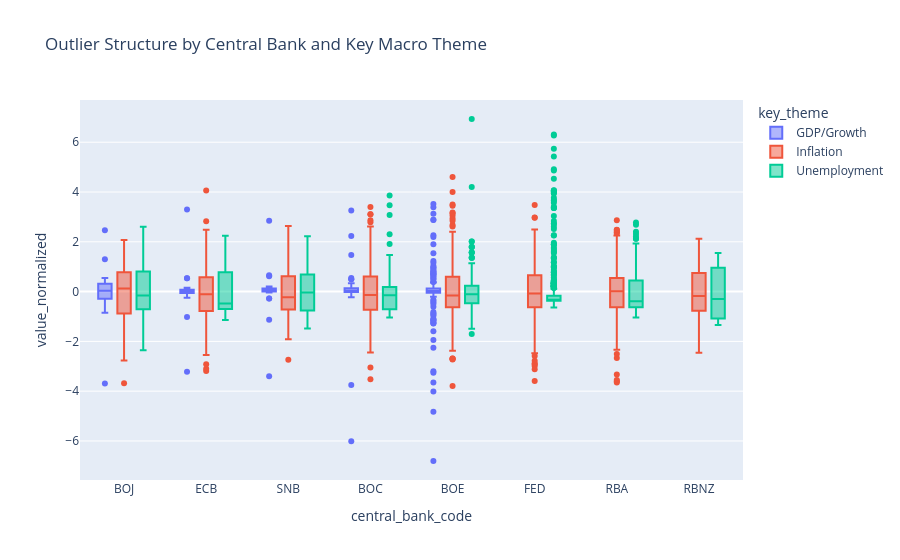

Notebook code for this chart:
### Code cell
fig = px.box(
    key_focus,
    x="central_bank_code",
    y="value_normalized",
    color="key_theme",
    points="outliers",
    title="Outlier Structure by Central Bank and Key Macro Theme",
)
fig.show()

### Figure 1 — Plotly figure (JSON) as saved in the notebook; plotly's stock layout.template omitted (floating-point values rounded to 4 significant figures; data arrays with more than 128 entries replaced by an {"elided": "..."} marker saying what was removed)
{"data": [{"alignmentgroup": "True", "boxpoints": "outliers", "hovertemplate": "key_theme=GDP/Growth<br>central_bank_code=%{x}<br>value_normalized=%{y}<extra></extra>", "legendgroup": "GDP/Growth", "marker": {"color": "#636efa"}, "name": "GDP/Growth", "notched": false, "offsetgroup": "GDP/Growth", "orientation": "v", "showlegend": true, "type": "box", "x": {"elided": "373 str values"}, "x0": " ", "xaxis": "x", "y": {"elided": "373 float values"}, "y0": " ", "yaxis": "y"}, {"alignmentgroup": "True", "boxpoints": "outliers", "hovertemplate": "key_theme=Inflation<br>central_bank_code=%{x}<br>value_normalized=%{y}<extra></extra>", "legendgroup": "Inflation", "marker": {"color": "#EF553B"}, "name": "Inflation", "notched": false, "offsetgroup": "Inflation", "orientation": "v", "showlegend": true, "type": "box", "x": {"elided": "4498 str values"}, "x0": " ", "xaxis": "x", "y": {"elided": "4498 float values"}, "y0": " ", "yaxis": "y"}, {"alignmentgroup": "True", "boxpoints": "outliers", "hovertemplate": "key_theme=Unemployment<br>central_bank_code=%{x}<br>value_normalized=%{y}<extra></extra>", "legendgroup": "Unemployment", "marker": {"color": "#00cc96"}, "name": "Unemployment", "notched": false, "offsetgroup": "Unemployment", "orientation": "v", "showlegend": true, "type": "box", "x": {"elided": "1128 str values"}, "x0": " ", "xaxis": "x", "y": {"elided": "1128 float values"}, "y0": " ", "yaxis": "y"}], "layout": {"boxmode": "group", "legend": {"title": {"text": "key_theme"}, "tracegroupgap": 0}, "title": {"text": "Outlier Structure by Central Bank and Key Macro Theme"}, "xaxis": {"anchor": "y", "domain": [0.0, 1.0], "title": {"text": "central_bank_code"}}, "yaxis": {"anchor": "x", "domain": [0.0, 1.0], "title": {"text": "value_normalized"}}}}
